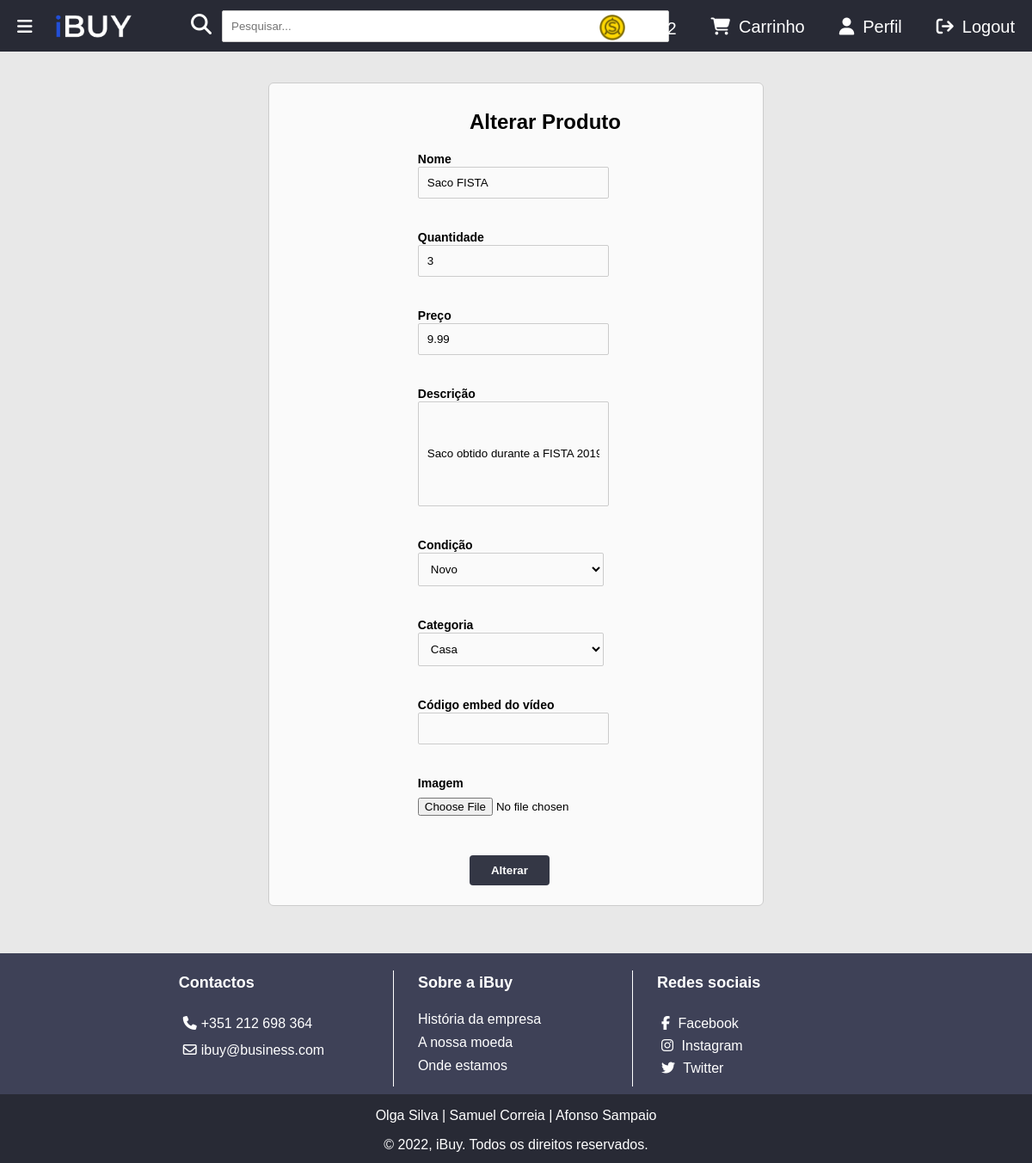
The page /ibuy/produto/19/alterarproduto (signed in) on the database its author committed.
### ibuy/models.py (models this page shows, shortened)
class Utilizador(models.Model):
    user = models.OneToOneField(User, on_delete=models.CASCADE)
    imagem = models.CharField(max_length=100, default='utilizador.png')
    credito = models.DecimalField(max_digits=6, decimal_places=2, default=0.00)

class Produto(models.Model):
    user = models.ForeignKey(User, on_delete=models.CASCADE, default="")
    likes = models.ManyToManyField(User, related_name='likes')
    nome = models.CharField(max_length=100)
    categoria = models.ForeignKey(Categoria, on_delete=models.CASCADE, default="", related_name="Categoria")
    quantidade = models.IntegerField(default=0)
    timestamp = models.DateTimeField(default=datetime.now, editable=False)
    descricao = models.TextField()
    preco = models.DecimalField(
        max_digits=6,
        decimal_places=2,
        default=0.00,
    )
    imagem = models.CharField(max_length=100, default='produto.png')
    video_embed = models.CharField(max_length=1000, blank=True)
    NOVO = 'Novo'
    USADO = 'Usado'
    OPCOES_CONDICAO = (
        (NOVO, 'Novo'),
        (USADO, 'Usado'),
    )
    condicao = models.CharField(choices=OPCOES_CONDICAO, default=NOVO, max_length=100)

### ibuy/views.py (the view)
# urls.py: path('produto/<int:produto_id>/alterarproduto', views.alterarproduto, name='alterarproduto'),
@login_required(login_url=reverse_lazy('ibuy:loginuser'))
def alterarproduto(request, produto_id):
    produto = get_object_or_404(Produto, pk=produto_id)
    if not (request.user.is_superuser or request.user.id == produto.user_id):
        return render(request, 'ibuy/erro.html')
    if request.method == 'POST':
        nome = request.POST['nome']
        quantidade = request.POST['quantidade']
        preco = request.POST['preco']
        descricao = request.POST['descricao']
        condicao = request.POST['condicao']
        categoria_id = request.POST['categoria']
        categoria = get_object_or_404(Categoria, pk=categoria_id)
        image = request.FILES.get('imagem', False)
        video_embed = request.POST['video_embed']
        if not (nome and quantidade and preco and descricao and condicao and categoria):
            return render(request, 'ibuy/alterarproduto.html',
                          {'form': ProdutoForm, 'error_message': "Não preencheu todos os campos!"})
        produto = get_object_or_404(Produto, pk=produto_id)
        produto.nome = nome
        produto.quantidade = quantidade
        produto.preco = preco
        produto.descricao = descricao
        produto.condicao = condicao
        produto.categoria = categoria
        produto.video_embed = video_embed
        if image:
            if not produto.imagem == 'produto.png':
                FileSystemStorage().delete('images/produto/' + produto.imagem)
            nome_imagem = str(produto.id) + '.' + image.name.split('.')[1]
            FileSystemStorage().save('images/produto/' + nome_imagem, image)
            produto.imagem = nome_imagem
        produto.save()
        return HttpResponseRedirect(reverse('ibuy:produto', args=(produto_id,)))
    else:
        produto = get_object_or_404(Produto, pk=produto_id)
        form = ProdutoForm(instance=produto)
        context = {
            'produto': produto,
            'form': form,
        }
        return render(request, 'ibuy/alterarproduto.html', context)

### ibuy/models.py (called while the page is built)
    def __str__(self):
        return self.tipo

### ibuy/templates/ibuy/alterarproduto.html (shortened to what this page needs)
{% extends "ibuy/index.html" %}
{% load static %}
{% block content %}
<section class="form-wrap-wide">
    <form action="{% url 'ibuy:alterarproduto' produto.id %}" enctype="multipart/form-data" method="post"
          class="login-form">
        <h2>Alterar Produto</h2>
        {% for field in form %}
        <label class="form-field-label">{{ field.label }}</label><br>
        {{ field }}<br><br>
        <br>
        {% endfor %}
        <input type="submit" value="Alterar" class="form-btn"/>
    </form>
    <br>
</section>
{% endblock %}

### ibuy/templates/ibuy/index.html (shortened to what this page needs)
<!DOCTYPE html>
<html lang="en">
<head>
    {% load static %}
    <link rel="stylesheet" type="text/css" href="{% static 'ibuy/style.css' %}"/>
</head>
<body>
<section class="page-wrap">
    <header>
        <section class="open-sidebar-btn">
            <a href="#" id="menu-btn">
                <i class="fa fa-bars" aria-hidden="true"></i>
            </a>
        </section>
        <section class="logo">
            <a href="{% url 'ibuy:index' %}"><img src="{% static 'ibuy/images/LOGO-IBUY-White-Trans.gif' %}"
                                                  alt="Logo iBuy" height="50"></a>
        </section>
        <section class="search">
            <i id="search-symbol" class="fa-solid fa-magnifying-glass fa-xl"></i>
            <form method="get" id="search-form" action="{% url 'ibuy:index' %}">
                <input id="search-text" name="pesquisa" type="text" placeholder="Pesquisar...">
            </form>
        </section>
        <section class="header-btns">
            {% if request.user.is_authenticated %}
            <a href="{% url 'ibuy:logoutview' %}" class="header-btns-link"><i class="fa-solid fa-arrow-right-from-bracket" id="logout-btn"></i>Logout</a>
            <a href="{% url 'ibuy:perfil' request.user.id %}" class="header-btns-link"><i class="fa-solid fa-user"></i>Perfil</a>
            {% else %}
            <a href="{% url 'ibuy:loginuser' %}" class="header-btns-link"><i class="fa-solid fa-arrow-right-to-bracket"></i>Login</a>
            {% endif %}
            {% if request.user.is_authenticated and not request.user.is_superuser %}
            <a href="{% url 'ibuy:carrinho' %}" class="header-btns-link"><i class="fa-solid fa-cart-shopping"></i>Carrinho</a>
            <a href="{% url 'ibuy:adicionarcredito' %}" id="testes">
                <img src="{% static 'ibuy/images/coin.png' %}" alt="Moeda do website" width="30"
                     id="img-coin"/>
                {{ request.user.utilizador.credito }}
            </a>
            {% endif %}
        </section>
    </header>
    <section class="content-wrap">
        {% block content %}{% endblock %}
    </section>
    <footer>
        <section class="upper-footer-wrap">
            <section class="upper-footer-wrap-content">
                <section class="upper-footer-wrap-left">
                    <section class="upper-footer-wrap-left-text">
                        <h4>Contactos</h4>
                        <p><i class="fa-solid fa-phone"></i>+351 212 698 364</p>
                        <p><i class="fa-regular fa-envelope"></i>ibuy@business.com</p>
                    </section>
                </section>
                <section class="upper-footer-wrap-mid">
                    <section class="upper-footer-wrap-mid-text">
                        <h4>Sobre a iBuy</h4>
                        <p><a href="{% url 'ibuy:historiaempresa' %}">História da empresa</a></p>
                        <p><a href="{% url 'ibuy:nossamoeda' %}">A nossa moeda</a></p>
                        <p><a href="{% url 'ibuy:ondeestamos' %}">Onde estamos</a></p>
                    </section>
                </section>
                <section class="upper-footer-wrap-right">
                    <section class="upper-footer-wrap-right-text">
                        <h4>Redes sociais</h4>
                        <a href="https://m.facebook.com/samco2k?_rdr" target="_blank"><i
                                class="fa-brands fa-facebook-f"></i> Facebook</a><br>
                        <a href="https://www.instagram.com/opombosilva/" target="_blank"><i
                                class="fa-brands fa-instagram"></i> Instagram</a><br>
                        <a href="https://twitter.com/uhfonso" target="_blank"><i class="fa-brands fa-twitter"></i>
                            Twitter</a><br>
                    </section>
                </section>
            </section>
        </section>
        <section class="lower-footer-wrap">
            <p>Olga Silva | Samuel Correia | Afonso Sampaio</p>
            <p>&copy; 2022, iBuy. Todos os direitos reservados.</p>
        </section>
    </footer>
</section>
</body>
</html>

### ibuy/static/ibuy/style.css (style rules this page uses)
html, body { font-family: sans-serif; margin: 0; padding: 0; background-color: #E8E8E8; overflow-x: hidden; }
.page-wrap { position: relative; min-height: 100vh; overflow: hidden; }
.content-wrap { width: 60%; padding-left: 20%; padding-right: 20%; padding-bottom: 245px; }
footer .upper-footer-wrap, footer .lower-footer-wrap { width: 100%; position: absolute; color: white; }
footer h4 { font-weight: bold; font-size: 18px; }
.upper-footer-wrap { bottom: 80px; height: 160px; background-color: #3e4157; padding-bottom: 0.4%; }
.lower-footer-wrap { bottom: 0; height: 80px; background-color: #282A35; text-align: center; }
.upper-footer-wrap-content { width: 70%; padding-left: 15%; padding-right: 15%; height: 160px; margin: 0 auto; }
.upper-footer-wrap-content a:link { text-decoration: none; color: inherit; }
.upper-footer-wrap-left, .upper-footer-wrap-mid, .upper-footer-wrap-right { float:left; width: 33%; text-align: left; }
.upper-footer-wrap-left-text, .upper-footer-wrap-mid-text, .upper-footer-wrap-right-text { margin: 0 auto; padding-left: 10%; }
.upper-footer-wrap-mid-text p { margin: 0 0 9px; }
.upper-footer-wrap-left-text p { margin: 0 0 5px; }
.upper-footer-wrap i { padding: 5px; }
header { height: 60px; background-color: #282A35 !important; overflow: hidden; }
.open-sidebar-btn { float: left; margin: 20px; font-size: 20px; color: white !important; text-align: center; text-decoration: none; }
.open-sidebar-btn a { text-decoration: none; color: inherit; }
.header-btns-link { float: right; color: white !important; text-align: center; padding: 20px 20px; text-decoration: none; font-size: 20px; }
.header-btns i { padding-right: 10px; }
.header-btns { height: 60px; margin-top: 0; float: right; }
#testes { color: white; text-decoration: none; padding: 25px 20px; font-size: 20px; }
#img-coin { position: relative; padding-top: 10px; top: 12%; padding-right: 4px; }
.logo a { padding-top: 6px; display: block; float: left; text-decoration: none; color: inherit; }
#search-text { width: 250%; padding: 10px 10px; margin:0; border: 1px solid #ccc; border-radius: 2px; }
#search-form { float: left; padding-top: 12px; }
#search-symbol { margin: 12px; padding-top: 16px; float: left; color: white; }
.search { margin-left: 17.5%; }
.login-form { border: 1px solid #ccc; padding-bottom: 4%; padding-top: 2%; border-radius: 6px; background-color: #fafafa; padding-left: 30%; }
.login-form h2 { padding-left: 15%; }
.form-field { background-color: inherit; width: 50%; padding: 10px 10px; margin: 0; border: 1px solid #ccc; border-radius: 2px; }
.form-bigger-field { line-height: 100px; }
.form-select-field { width: 53.8%; }
.form-field-label { margin-left: 0; font-size: 14px; font-weight: bold; }
.form-btn { cursor: pointer; margin-top: 10px; background-color: #343745; color: white !important; padding: 10px 25px; text-decoration: none; border: none; border-radius: 4px; font-weight: bold; margin-left: 15%; }
.form-wrap-wide { margin-left: 10%; margin-right: 10%; margin-top: 5%; margin-bottom: 5%; }
.input-file { padding-top: 2%; }

### rows shown on the page
Produto: form "Saco FISTA" "3" "9.99" "Saco obtido durante a FISTA 2019" "Novo" "Casa"

### other values the page prints
{{ request.user.utilizador.credito }} "59.22"
{{ field.label }} "Nome" "Quantidade" "Preço" "Descrição" "Condição" "Categoria" "Código embed do vídeo" "Imagem"
